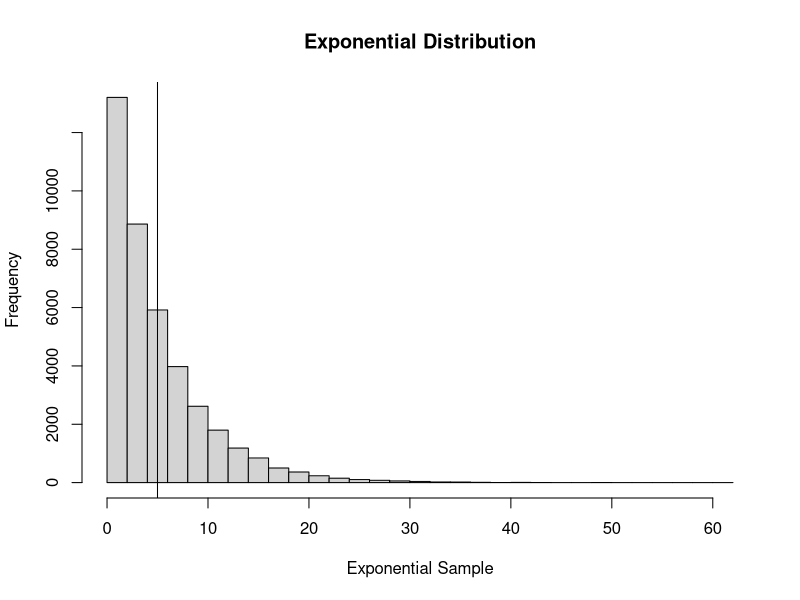
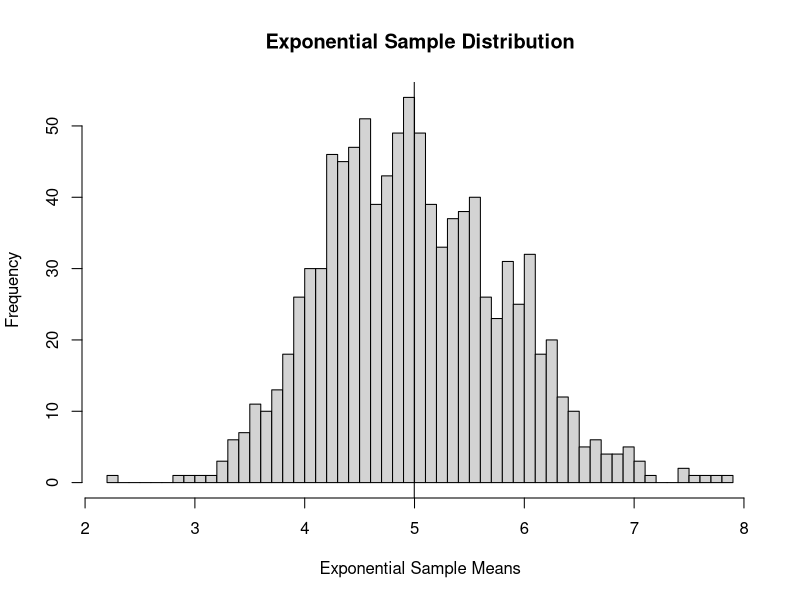
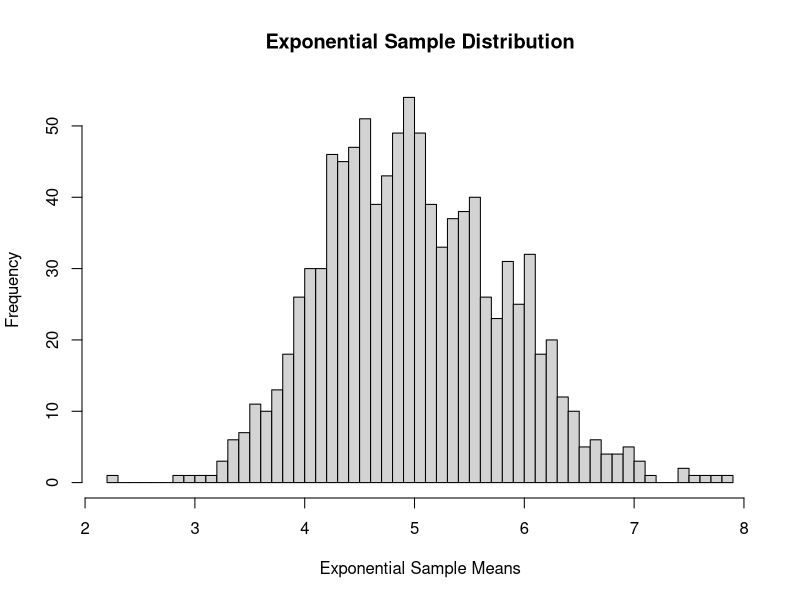

These charts were generated, in order, by the following R code:
## ---- chunk 1
library(ggplot2)
library(ggpubr)
## ---- chunk 2
options(scipen=999)
set.seed(1888)
x<- matrix(rexp(40*1000, 0.2),ncol=40)
## ---- chunk 3

hist(x,
     breaks = 40,
     xlab = "Exponential Sample",
     main = "Exponential Distribution",)
abline(v=mean(x))
mean(x)
## ---- chunk 4

hist(rowMeans(x),
     breaks = 40,
     xlab = "Exponential Sample Means",
     main = "Exponential Sample Distribution",)
abline(v=mean(rowMeans(x)))
mean(rowMeans(x))
## ---- chunk 5
sd(x)
## ---- chunk 6
mean(apply(x,1,sd))
## ---- chunk 7
shapiro.test(rowMeans(x))$p.value
## ---- chunk 8
hist(rowMeans(x),
     breaks = 40,
     xlab = "Exponential Sample Means",
     main = "Exponential Sample Distribution",)
